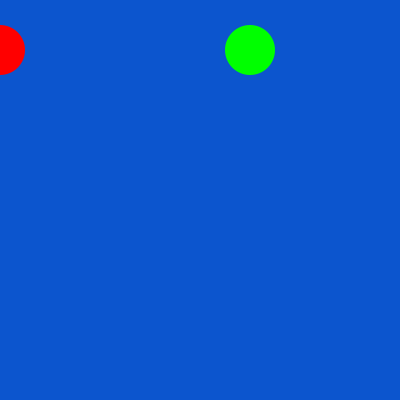
Frame 1 (no input)
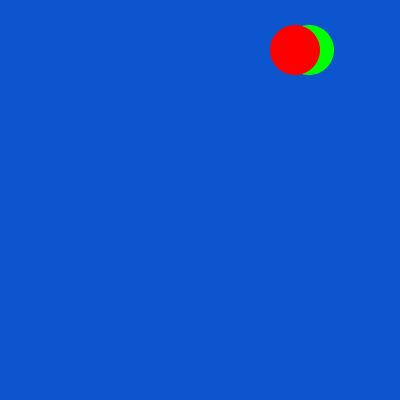
Frame 60 (the mouse pressed at the canvas centre just before this capture)
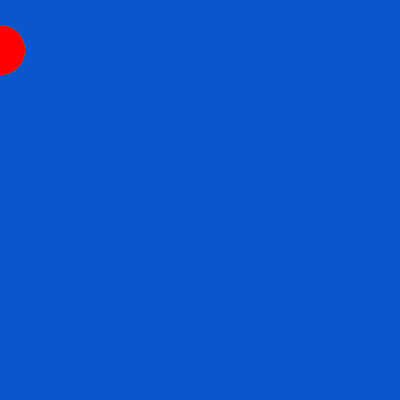
Frame 120 (the mouse held since frame 60 and released just before this capture)

The Processing sketch that drew these frames (run headless with seeded random() and noise(); from frame 60 on, the mouse is pressed at the canvas centre):

// Processing sketch: processing_67585
// ── processing_67585.pde

float slow_circle_x = 250;
float fast_circle_x = 0;

void setup() {
  size(400,400);
  noStroke();
  }
void draw() {
  background(#0C55CE);
  
  fill(0, 255, 0);
  ellipse(slow_circle_x,50, 50, 50);
  slow_circle_x = slow_circle_x + 1;
  
  fill(255,0,0);
  ellipse(fast_circle_x,50, 50, 50);
  fast_circle_x = fast_circle_x + 5;
  
  if(fast_circle_x >= slow_circle_x) {
    slow_circle_x = 0;
    fast_circle_x = 0;
  } 
}
